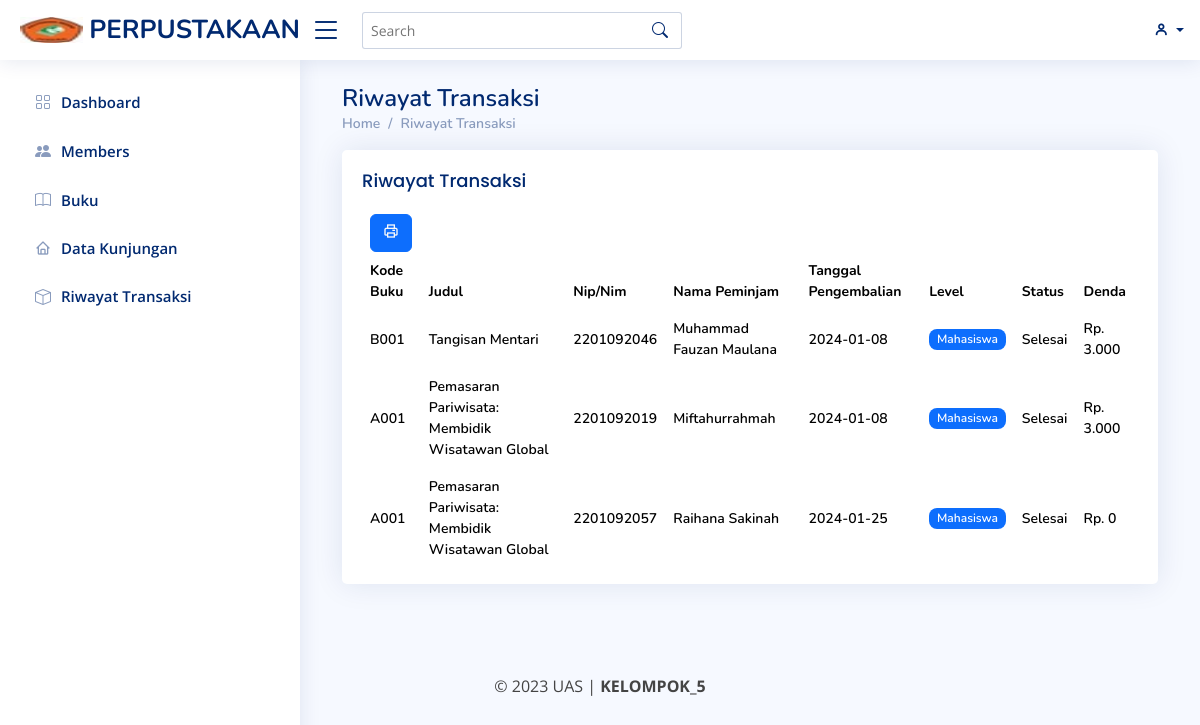
The app's page /index.php?page=riwayat (signed in) with its own data.
### tables this page shows
CREATE TABLE `riwayat` (
  `id_pinjam` int(11) NOT NULL,
  `kode_buku` varchar(255) DEFAULT NULL,
  `foto` text NOT NULL,
  `judul_buku` varchar(255) DEFAULT NULL,
  `kategori` varchar(255) NOT NULL,
  `nim` varchar(20) DEFAULT NULL,
  `nama` varchar(255) DEFAULT NULL,
  `tgl_pinjam` date DEFAULT NULL,
  `tgl_kembali` date DEFAULT NULL,
  `status` enum('Selesai') DEFAULT NULL,
  `level` enum('Mahasiswa','Dosen','Staff') NOT NULL,
  `denda` decimal(10,0) NOT NULL
);

### riwayat.php (the view, shortened to what this page needs)
<div class="pagetitle">
  <h1>Riwayat Transaksi</h1>
  <nav?>
    <ol class="breadcrumb">
      <li class="breadcrumb-item"><a href="index.php?page=dashboard">Home</a></li>
      <li class="breadcrumb-item active"><a href="index.php?page=riwayat">Riwayat Transaksi</a></li>
<?php
$aksi = isset($_GET['aksi']) ? $_GET['aksi'] : 'list';
switch ($aksi) {
  case 'list':
?>
<div class="row">
<section class="section dashboard">
  <div class="row">
    <div class="col-lg-12 mt-3">
      <div class="row">
        <div class="col-12">
          <div class="card top-selling overflow-auto">
            <div class="card-body pb-0">
              <h5 class="card-title">Riwayat Transaksi</h5>
              <table class="table table-borderless datatable">
              <a  href="cetak_laporan_riwayat.php" class="btn btn-primary text-light ms-2"><span
                  class="bx bx-printer"></a>
                <thead>
                  <tr>
                    <th scope="col">Kode Buku</th>
                    <th scope="col">Judul</th>
                    <th scope="col">Nip/Nim</th>
                    <th scope="col">Nama Peminjam</th>
                    <th scope="col">Tanggal Pengembalian</th>
                    <th scope="col">Level</th>
                    <th scope="col">Status</th>
                    <th scope="col">Denda</th>
                  </tr>
                </thead>
                <tbody>
                  <?php
                  require 'koneksi.php';
                  $query = "SELECT * FROM riwayat";
                  $result = $db->query($query);
                  foreach ($result as $row) :
                  ?>
                    <tr>
                      <td><?= $row['kode_buku'] ?></td>
                      <td><?= $row['judul_buku'] ?></td>
                      <td><?= $row['nim'] ?></td>
                      <td><?= $row['nama'] ?></td>
                      <td><?= $row['tgl_kembali'] ?></td>
                      <td class="border-bottom-0 justify-content-center">
                                                <div class="d-flex justify-content-center gap-2 fs-6">
                                                    <?php
                                                    $level = $row['level'];
                                                    $colorMapping = [
                                                        'Staff' => 'bg-success',
                                                        'Mahasiswa' => 'bg-primary',
                                                        'Dosen' => 'bg-danger',
                                                    ];
                                                    $badgeClass = isset($colorMapping[$level]) ? $colorMapping[$level] : 'bg-secondary';
                                                    ?>
                                                    <span class="badge <?= $badgeClass ?> rounded-3 fw-semibold"><?= $level ?></span>
                                                </div>
                                            </td>
                      <td><?= $row['status'] ?></td>
                      <td><?= 'Rp. ' . number_format($row['denda'], 0, ',', '.') ?></td>
                    </tr>
                  <?php endforeach ?>
                </tbody>
              </table>
            </div>
          </div>
        </div>
      </div>
    </div>
  </div>
</section>
<?php
    break;
}
?>
</div>

### assets/css/style.css (style rules this page uses)
:root { scroll-behavior: smooth; }
body { font-family: "Open Sans", sans-serif; background: #f6f9ff; color: #444444; }
a { color: #4154f1; text-decoration: none; }
h1, h2, h3, h4, h5, h6 { font-family: "Nunito", sans-serif; }
.pagetitle { margin-bottom: 10px; }
.pagetitle h1 { font-size: 24px; margin-bottom: 0; font-weight: 600; color: #012970; }
.card { margin-bottom: 30px; border: none; border-radius: 5px; box-shadow: 0px 0 30px rgba(1, 41, 112, 0.1); }
.card-title { padding: 20px 0 15px 0; font-size: 18px; font-weight: 500; color: #012970; font-family: "Poppins", sans-serif; }
.card-body { padding: 0 20px 20px 20px; }
.breadcrumb { font-size: 14px; font-family: "Nunito", sans-serif; color: #899bbd; font-weight: 600; }
.breadcrumb a { color: #899bbd; transition: 0.3s; }
.breadcrumb .breadcrumb-item::before { color: #899bbd; }
.breadcrumb .active { color: #51678f; font-weight: 600; }
.dashboard .top-selling { font-size: 14px; }
.dashboard .top-selling .table thead { background: #f6f6fe; }
.dashboard .top-selling .table thead th { border: 0; }
.dashboard .top-selling .table tbody td { vertical-align: middle; }

### records on screen
riwayat: kode_buku "B001", judul_buku "Tangisan Mentari", nim "2201092046", nama "Muhammad Fauzan Maulana", tgl_kembali "2024-01-08", level "Mahasiswa", status "Selesai", denda "3.000"
riwayat: kode_buku "A001", judul_buku "Pemasaran Pariwisata: Membidik Wisatawan Global", nim "2201092019", nama "Miftahurrahmah", tgl_kembali "2024-01-08", level "Mahasiswa", status "Selesai", denda "3.000"
riwayat: kode_buku "A001", judul_buku "Pemasaran Pariwisata: Membidik Wisatawan Global", nim "2201092057", nama "Raihana Sakinah", tgl_kembali "2024-01-25", level "Mahasiswa", status "Selesai", denda "0"
